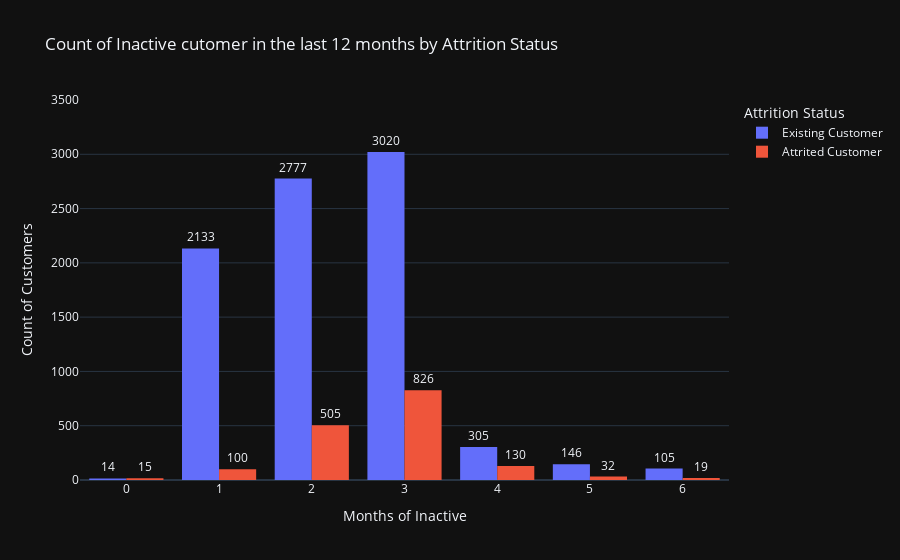

The notebook cell saved with this chart:
### Code cell
fig = px.histogram(
    df, 
    x='Months_Inactive_12_mon', 
    color='Attrition_Flag',
    barmode='group',
    title='Count of Inactive cutomer in the last 12 months by Attrition Status'
)

fig.update_traces(texttemplate='%{y}', textposition='outside')

fig.update_layout(
    template='plotly_dark',
    xaxis_title='Months of Inactive',
    yaxis_title='Count of Customers',
    yaxis=dict(
        range=[0, 3500] 
    ),
    legend_title='Attrition Status'
)

fig.show()

### Figure 1 — Plotly figure (JSON) as saved in the notebook; plotly's stock layout.template omitted (floating-point values rounded to 4 significant figures; data arrays with more than 128 entries replaced by an {"elided": "..."} marker saying what was removed)
{"data": [{"alignmentgroup": "True", "bingroup": "x", "hovertemplate": "Attrition_Flag=Existing Customer<br>Months_Inactive_12_mon=%{x}<br>count=%{y}<extra></extra>", "legendgroup": "Existing Customer", "marker": {"color": "#636efa", "pattern": {"shape": ""}}, "name": "Existing Customer", "offsetgroup": "Existing Customer", "orientation": "v", "showlegend": true, "textposition": "outside", "texttemplate": "%{y}", "type": "histogram", "x": {"elided": "8500 int values"}, "xaxis": "x", "yaxis": "y"}, {"alignmentgroup": "True", "bingroup": "x", "hovertemplate": "Attrition_Flag=Attrited Customer<br>Months_Inactive_12_mon=%{x}<br>count=%{y}<extra></extra>", "legendgroup": "Attrited Customer", "marker": {"color": "#EF553B", "pattern": {"shape": ""}}, "name": "Attrited Customer", "offsetgroup": "Attrited Customer", "orientation": "v", "showlegend": true, "textposition": "outside", "texttemplate": "%{y}", "type": "histogram", "x": {"elided": "1627 int values"}, "xaxis": "x", "yaxis": "y"}], "layout": {"barmode": "group", "legend": {"title": {"text": "Attrition Status"}, "tracegroupgap": 0}, "title": {"text": "Count of Inactive cutomer in the last 12 months by Attrition Status"}, "xaxis": {"anchor": "y", "domain": [0, 1], "title": {"text": "Months of Inactive"}}, "yaxis": {"anchor": "x", "domain": [0, 1], "range": [0, 3500], "title": {"text": "Count of Customers"}}}}
